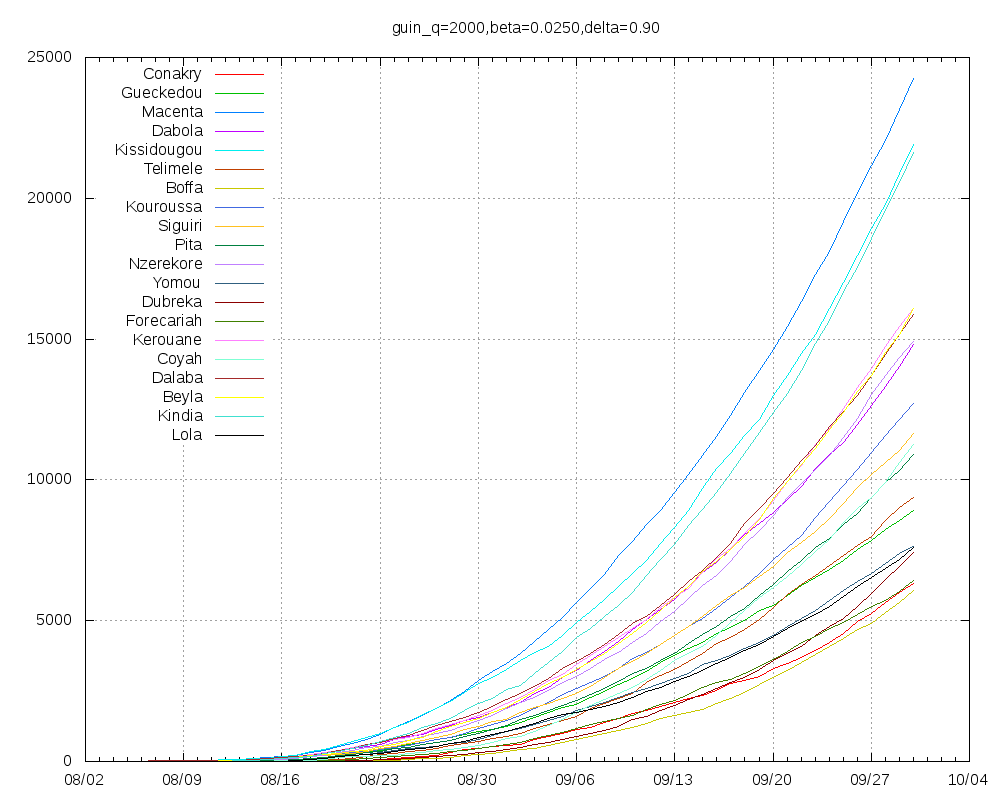

Recreate this plot in gnuplot.
set title "guin_q=2000,beta=0.0250,delta=0.90"
set key top left
set grid
set xdata time
set timefmt "%Y-%m-%d"
set terminal png size 1000,800
set output "guin_q=2000,beta=0.0250,delta=0.90.png"
plot "Conakry.tab" using 1:2 title "Conakry" with lines,"Gueckedou.tab" using 1:2 title "Gueckedou" with lines,"Macenta.tab" using 1:2 title "Macenta" with lines,"Dabola.tab" using 1:2 title "Dabola" with lines,"Kissidougou.tab" using 1:2 title "Kissidougou" with lines,"Telimele.tab" using 1:2 title "Telimele" with lines,"Boffa.tab" using 1:2 title "Boffa" with lines,"Kouroussa.tab" using 1:2 title "Kouroussa" with lines,"Siguiri.tab" using 1:2 title "Siguiri" with lines,"Pita.tab" using 1:2 title "Pita" with lines,"Nzerekore.tab" using 1:2 title "Nzerekore" with lines,"Yomou.tab" using 1:2 title "Yomou" with lines,"Dubreka.tab" using 1:2 title "Dubreka" with lines,"Forecariah.tab" using 1:2 title "Forecariah" with lines,"Kerouane.tab" using 1:2 title "Kerouane" with lines,"Coyah.tab" using 1:2 title "Coyah" with lines,"Dalaba.tab" using 1:2 title "Dalaba" with lines,"Beyla.tab" using 1:2 title "Beyla" with lines,"Kindia.tab" using 1:2 title "Kindia" with lines,"Lola.tab" using 1:2 title "Lola" with lines
